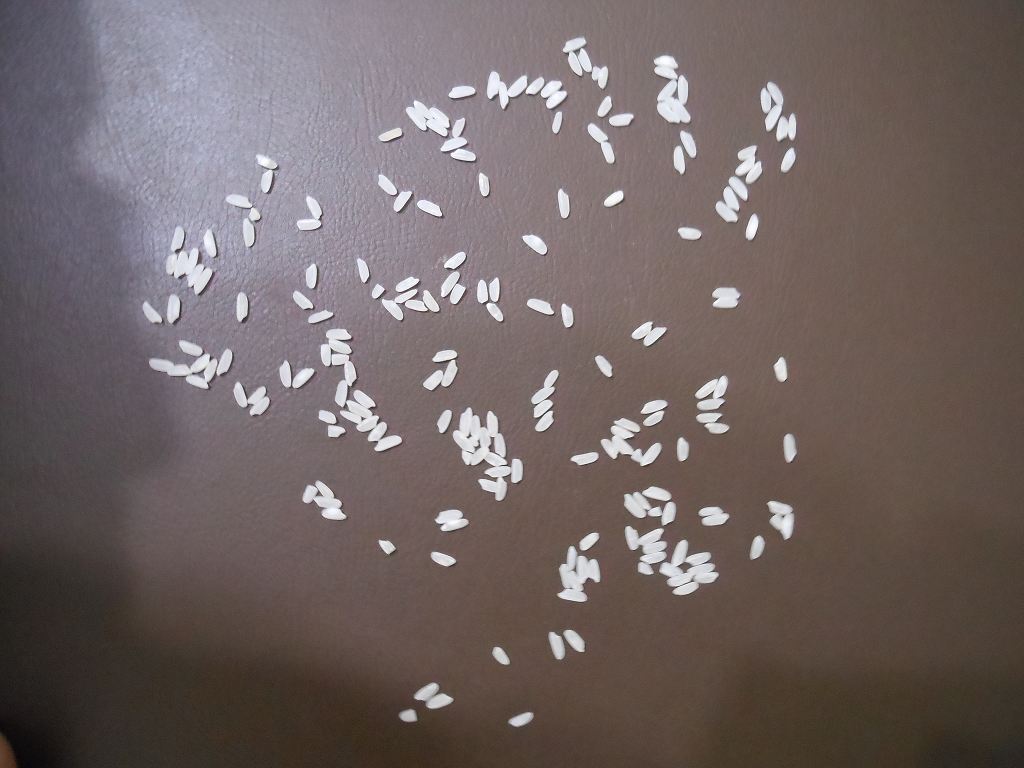
#> input picture trabalho4/205.bmp, 1024 x 768 px, found by its file name
$ python main.py
#> lines starting #> are read from the running program, lines starting #| are printed output that depends on the picture; after the words box and inside, x2 and y2 are one past the last pixel; in counts of white or black regions, pixels touching at a corner belong together
#===============================================================================
# Exemplo: segmentação de uma imagem em escala de cinza.
#-------------------------------------------------------------------------------
# Autor: Bogdan T. Nassu
# Universidade Tecnológica Federal do Paraná
#===============================================================================

import sys
import timeit
import numpy as np
import cv2

#===============================================================================

INPUT_IMAGE =  '/Users/thomszk/Desktop/PDI/PDI_2021.2/trabalho4/205.bmp'

# TODO: ajuste estes parâmetros!
NEGATIVO = False
THRESHOLD = 0.82
ALTURA_MIN = 3
LARGURA_MIN = 3
N_PIXELS_MIN = 5

#===============================================================================

def binariza (img, threshold):
    ''' Binarização simples por limiarização.

Parâmetros: img: imagem de entrada. Se tiver mais que 1 canal, binariza cada
              canal independentemente.
            threshold: limiar.

Valor de retorno: versão binarizada da img_in.'''
#> called with threshold = 0.82

    # TODO: escreva o código desta função.
    # Dica/desafio: usando a função np.where, dá para fazer a binarização muito
    # rapidamente, e com apenas uma linha de código!

    imgb = np.where(img>threshold, 1.0, 0.0)
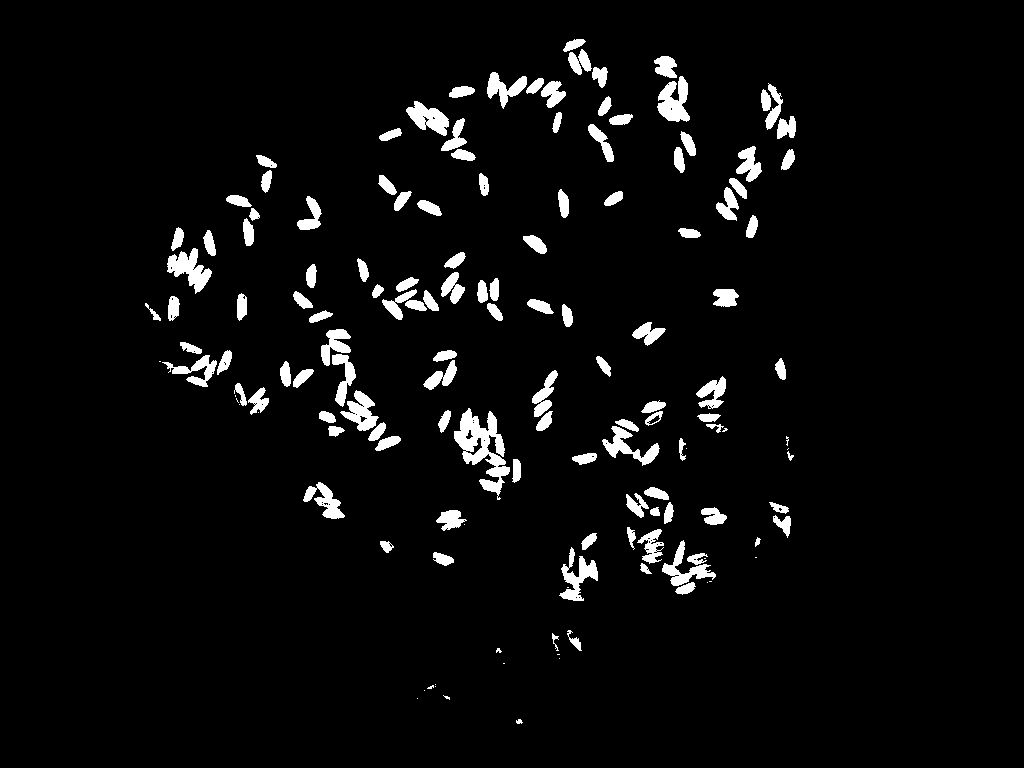
#> imgb: shape (768, 1024, 1) float64; values 0 (black) and 1 (white), 4.3% white; 146 white regions (25 under 20 px), largest, box (x1, y1, x2, y2) and area: (454, 408, 510, 500) 2099, (167, 248, 212, 294) 960, (657, 76, 690, 122) 946

    return imgb

#-------------------------------------------------------------------------------

def rotula (img, largura_min, altura_min, n_pixels_min):
    '''Rotulagem usando flood fill. Marca os objetos da imagem com os valores
[0.1,0.2,etc].

Parâmetros: img: imagem de entrada E saída.
            largura_min: descarta componentes com largura menor que esta.
            altura_min: descarta componentes com altura menor que esta.
            n_pixels_min: descarta componentes com menos pixels que isso.

Valor de retorno: uma lista, onde cada item é um vetor associativo (dictionary)
com os seguintes campos:

'label': rótulo do componente.
'n_pixels': número de pixels do componente.
'T', 'L', 'B', 'R': coordenadas do retângulo envolvente de um componente conexo,
respectivamente: topo, esquerda, baixo e direita.'''
#> called with largura_min = 3, altura_min = 3, n_pixels_min = 5

    # TODO: escreva esta função.
    # Use a abordagem com flood fill recursivo.

    label = 1

    #separando background e foreground
    img = np.where(img == 1.0, -1, 0.0) #manter -1 ou -1.0 ??

    #varredura procurando pixel unlabeled
    for row in range(len(img)):
        for col in range(len(img[0])):
            if img[row][col] == -1:
                inunda(label, img, row, col)
                label += 1
#> after the loop, label = 186

    #cria lista/dicionario com cada blob filled (arroz)
    graos = list()
    for i in range(label):
        graos.append({'label': i, 'n_pixels': 0, 'T': 300000, 'L': -1, 'B': -1, 'R': 3000000})

    #contando o numero de pixels com o label encontrado e TLBR
    for row in range(len(img)):
        for col in range(len(img[0])):
            if img[row][col] >= 1:
                tag = int(img[row][col])
                graos[tag]['n_pixels'] += 1
                if graos[tag]['T'] > row:
                    graos[tag]['T'] = row
                if graos[tag]['L'] < col:
                    graos[tag]['L'] = col
                if graos[tag]['B'] < row:
                    graos[tag]['B'] = row
                if graos[tag]['R'] > col:
                    graos[tag]['R'] = col
#> after the loop, graos = 186 items

    #filtrando a lista de graos baseado nos parametros
    graos_filtered = list()

    for i in range(label):
        if ((graos[i]['n_pixels'] >= N_PIXELS_MIN) and ((graos[i]['B'] - graos[i]['T']) >= ALTURA_MIN) and (( graos[i]['L'] - graos[i]['R']) >= LARGURA_MIN)):
            graos_filtered.append(graos[i])
#> after the loop, graos_filtered = 136 items
    # print(graos_filtered)
    return graos_filtered


#vizinhanca - 4 - recursivo
def inunda(label, f, x0, y0):

    f[x0][y0] = label
    if f[x0 + 1][y0] == -1 and x0 + 1 <= len(f):
        inunda(label, f, x0 + 1, y0)
    if f[x0 - 1][y0] == -1 and x0 + 1 >= 0:
        inunda(label, f, x0 - 1, y0)
    if f[x0][y0 + 1] == -1 and y0 + 1 <= len(f[0]):
        inunda(label, f, x0, y0 + 1)
    if f[x0][y0 - 1] == -1 and x0 + 1 >= 0:
        inunda(label, f, x0, y0 - 1)

#===============================================================================

def main ():

    # Abre a imagem em escala de cinza.
    img = cv2.imread(INPUT_IMAGE, cv2.IMREAD_GRAYSCALE)
    if img is None:
        print ('Erro abrindo a imagem.\n')
        sys.exit ()
    #test
    cv2.imshow('image', img)
    # É uma boa prática manter o shape com 3 valores, independente da imagem ser
    # colorida ou não. Também já convertemos para float32.
    img = img.reshape ((img.shape [0], img.shape [1], 1))
    img = img.astype (np.float32) / 255

    # Mantém uma cópia colorida para desenhar a saída.
    img_out = cv2.cvtColor (img, cv2.COLOR_GRAY2BGR)

    # Segmenta a imagem.
    if NEGATIVO:
        img = 1 - img
    img = binariza (img, THRESHOLD)
    cv2.imshow ('01 - binarizada', img)
    cv2.imwrite ('01 - binarizada.png', img*255)

    start_time = timeit.default_timer ()
    componentes = rotula (img, LARGURA_MIN, ALTURA_MIN, N_PIXELS_MIN)
#> componentes = 136 items
    n_componentes = len (componentes)
#> n_componentes = 136
    print ('Tempo: %f' % (timeit.default_timer () - start_time))
    print ('%d componentes detectados.' % n_componentes)
#| 136 componentes detectados.

    # Mostra os objetos encontrados.
    for c in componentes:
        cv2.rectangle (img_out, (c ['L'], c ['T']), (c ['R'], c ['B']), (0,0,1))
#> this loop made 136 passes
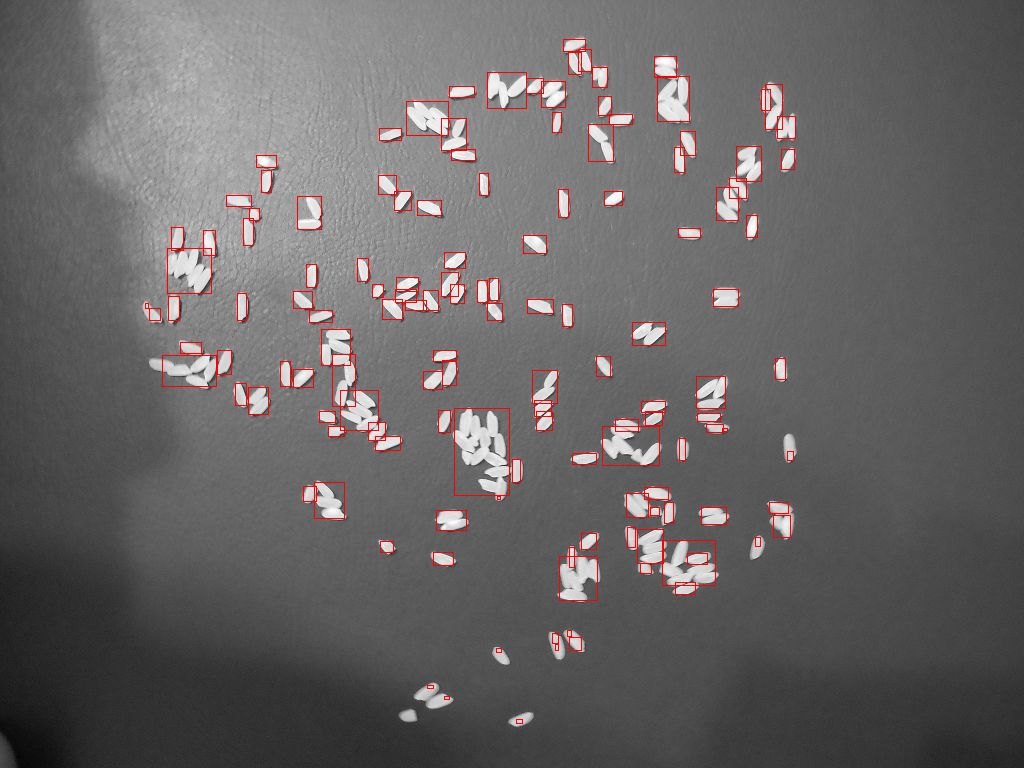
#> img_out: shape (768, 1024, 3) float32; mean B, G, R 0.4, 0.4, 0.413

    cv2.imshow ('02 - out', img_out)
    cv2.imwrite ('02 - out.png', img_out*255)
    cv2.waitKey ()
    cv2.destroyAllWindows ()


if __name__ == '__main__':
    main ()
#agora na real ta aqui em baixo mano, que doideira
#===============================================================================

$ run again, with trabalho4/114.bmp copied over trabalho4/205.bmp
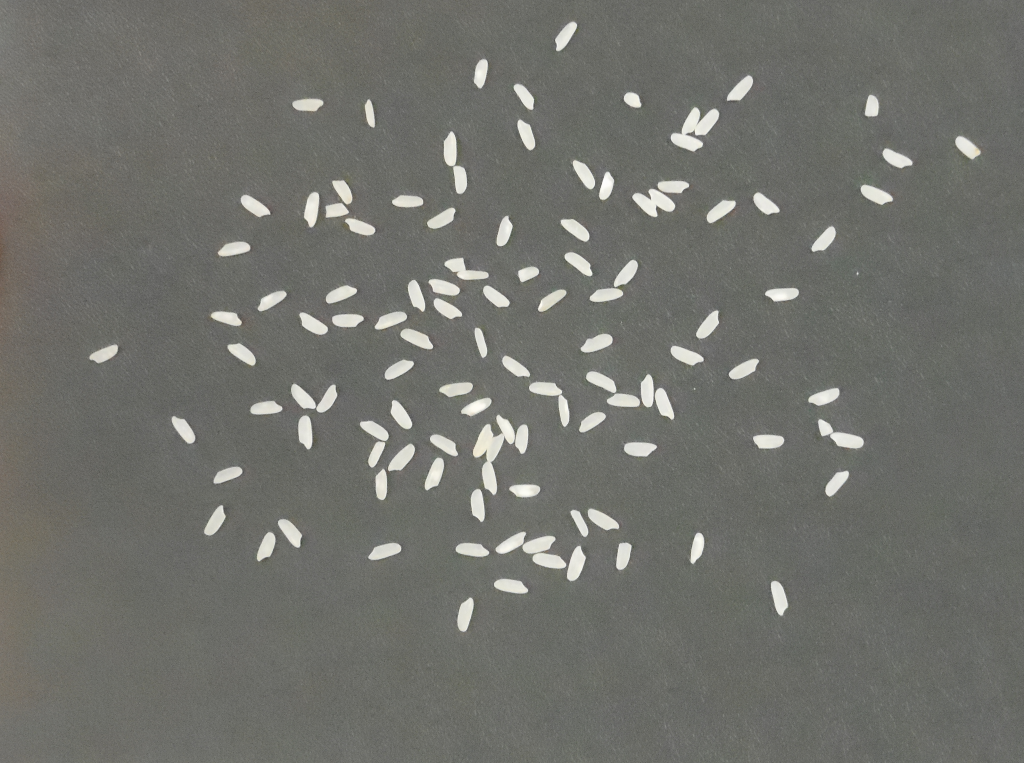
#> input picture trabalho4/114.bmp, 1024 x 763 px, found by its file name
#> in binariza, `imgb = np.where(img>threshold, 1.0, 0.0)`:
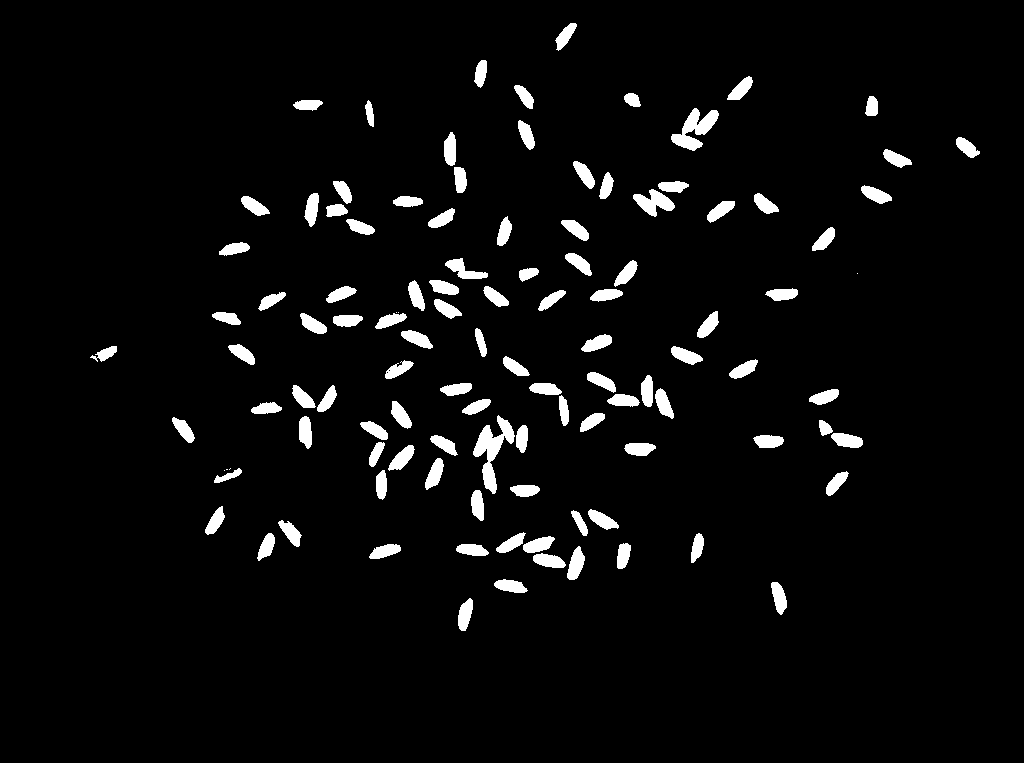
#> imgb: shape (763, 1024, 1) float64; values 0 (black) and 1 (white), 4.2% white; 113 white regions (6 under 20 px), largest, box (x1, y1, x2, y2) and area: (473, 415, 515, 494) 1207, (671, 108, 719, 151) 935, (633, 189, 675, 217) 601
#> after the loop in rotula, `for row in range(len(img)):`: label = 119
#> after the loop in rotula, `for row in range(len(img)):`: graos = 119 items
#> after the loop in rotula, `for i in range(label):`: graos_filtered = 108 items
#> n_componentes = 108
#| 108 componentes detectados.
#> the loop in main, `for c in componentes:` made 108 passes
#> after the loop in main, `for c in componentes:`:
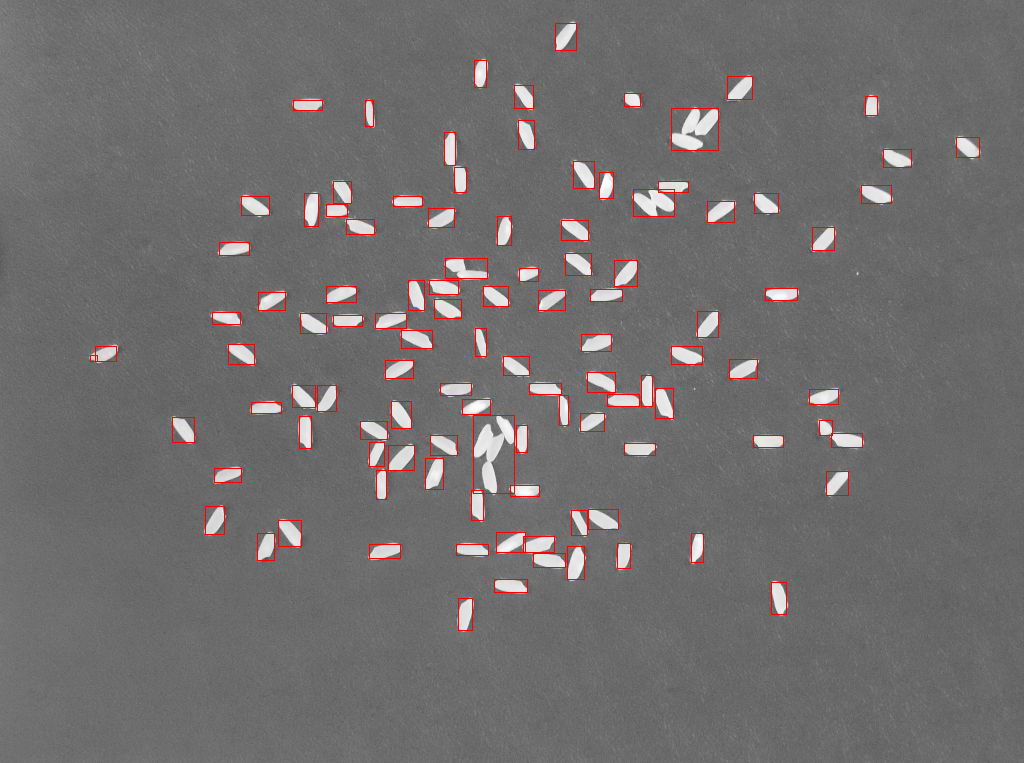
#> img_out: shape (763, 1024, 3) float32; mean B, G, R 0.434, 0.434, 0.446

$ run again, with trabalho4/150.bmp copied over trabalho4/205.bmp
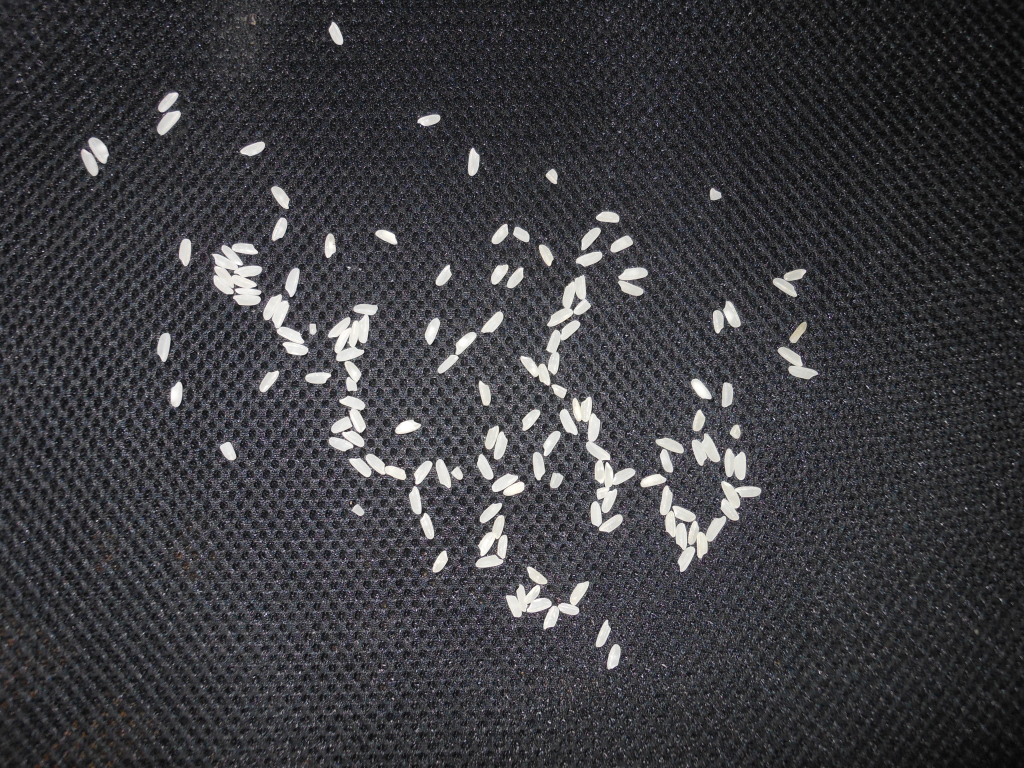
#> input picture trabalho4/150.bmp, 1024 x 768 px, found by its file name
#> in binariza, `imgb = np.where(img>threshold, 1.0, 0.0)`:
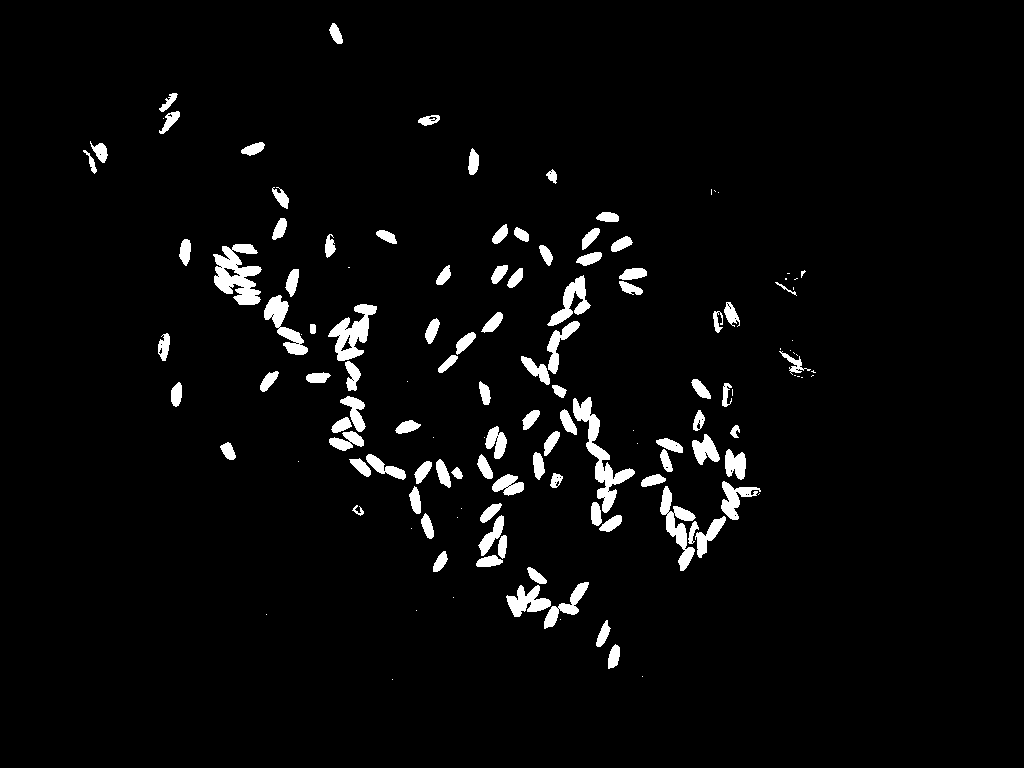
#> imgb: shape (768, 1024, 1) float64; values 0 (black) and 1 (white), 3.7% white; 134 white regions (38 under 20 px), largest, box (x1, y1, x2, y2) and area: (213, 244, 262, 305) 1734, (573, 397, 635, 513) 1713, (328, 304, 377, 361) 1254
#> after the loop in rotula, `for row in range(len(img)):`: label = 171
#> after the loop in rotula, `for row in range(len(img)):`: graos = 171 items
#> after the loop in rotula, `for i in range(label):`: graos_filtered = 104 items
#> n_componentes = 104
#| 104 componentes detectados.
#> the loop in main, `for c in componentes:` made 104 passes
#> after the loop in main, `for c in componentes:`:
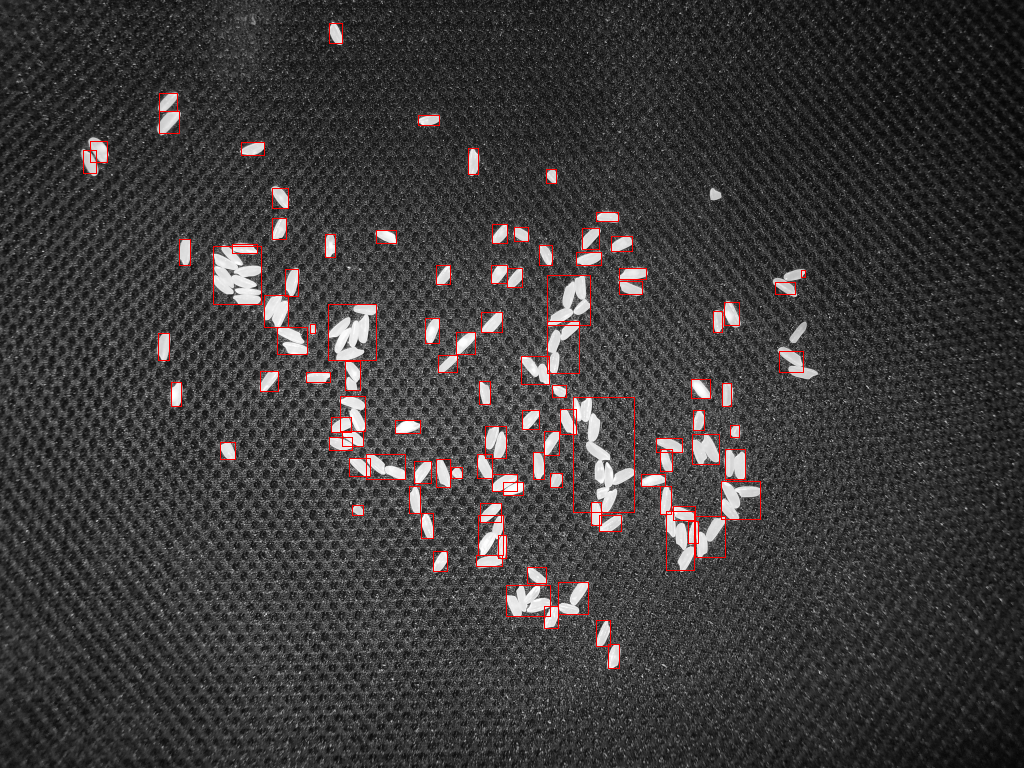
#> img_out: shape (768, 1024, 3) float32; mean B, G, R 0.233, 0.233, 0.244
